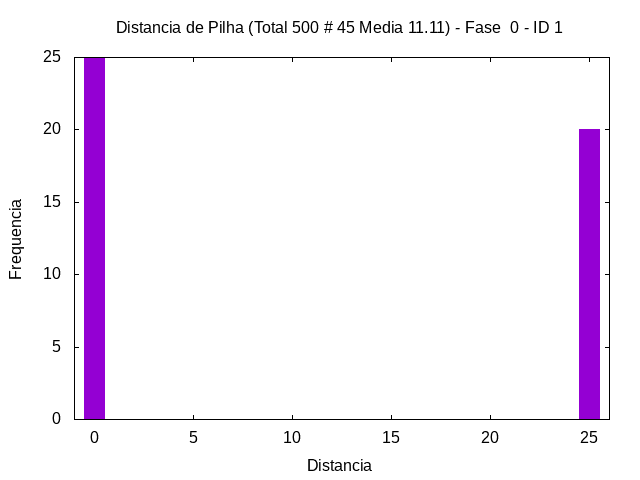

This figure's gnuplot source:
set term png
set output "../out/soma-hist-0-1.png"
set style fill solid 1.0
set title "Distancia de Pilha (Total 500 # 45 Media 11.11) - Fase  0 - ID 1"
set xlabel "Distancia"
set ylabel "Frequencia"
plot [-1:26] "../out/soma-hist-0-1.gpdat" u 3:4 w boxes t ""
